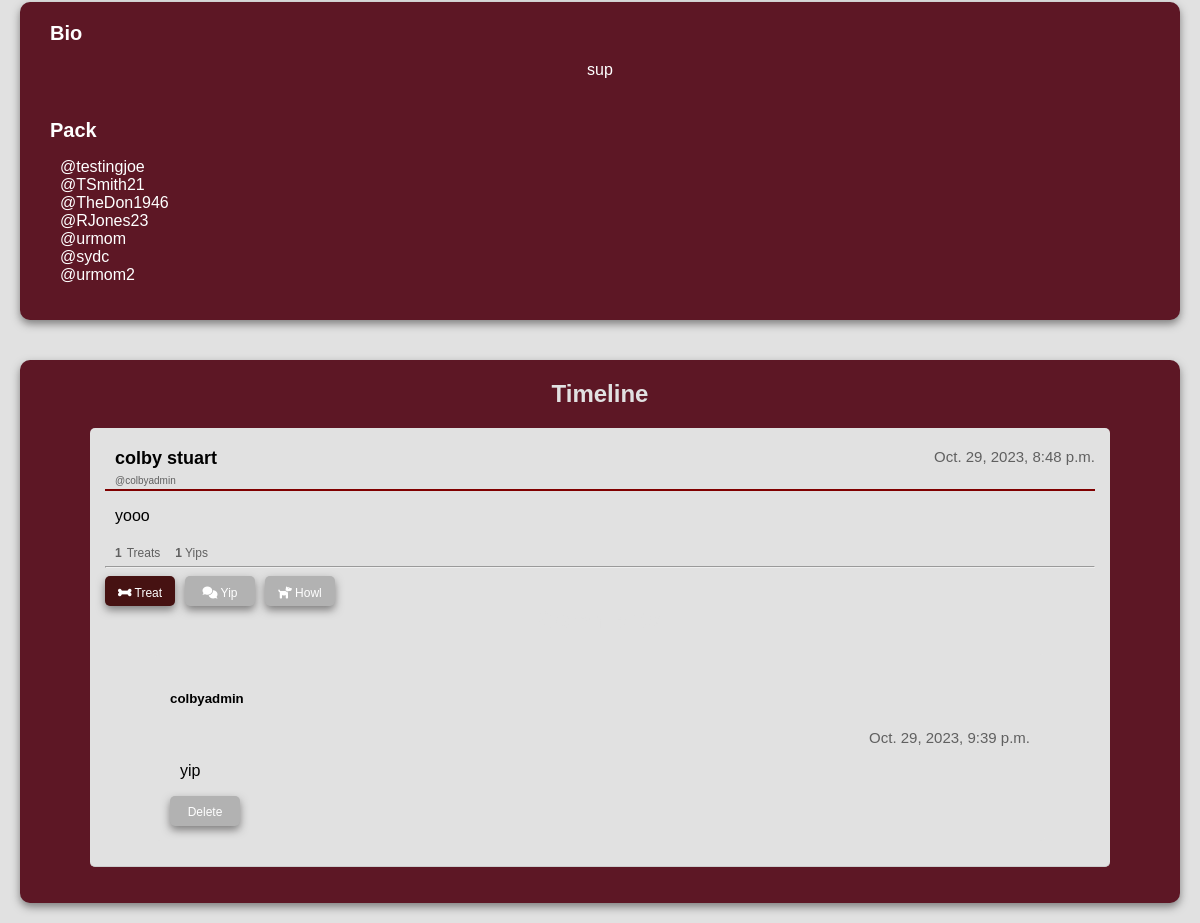
The app's page /main/profile/colbyadmin/ (signed in, lower part), older data.
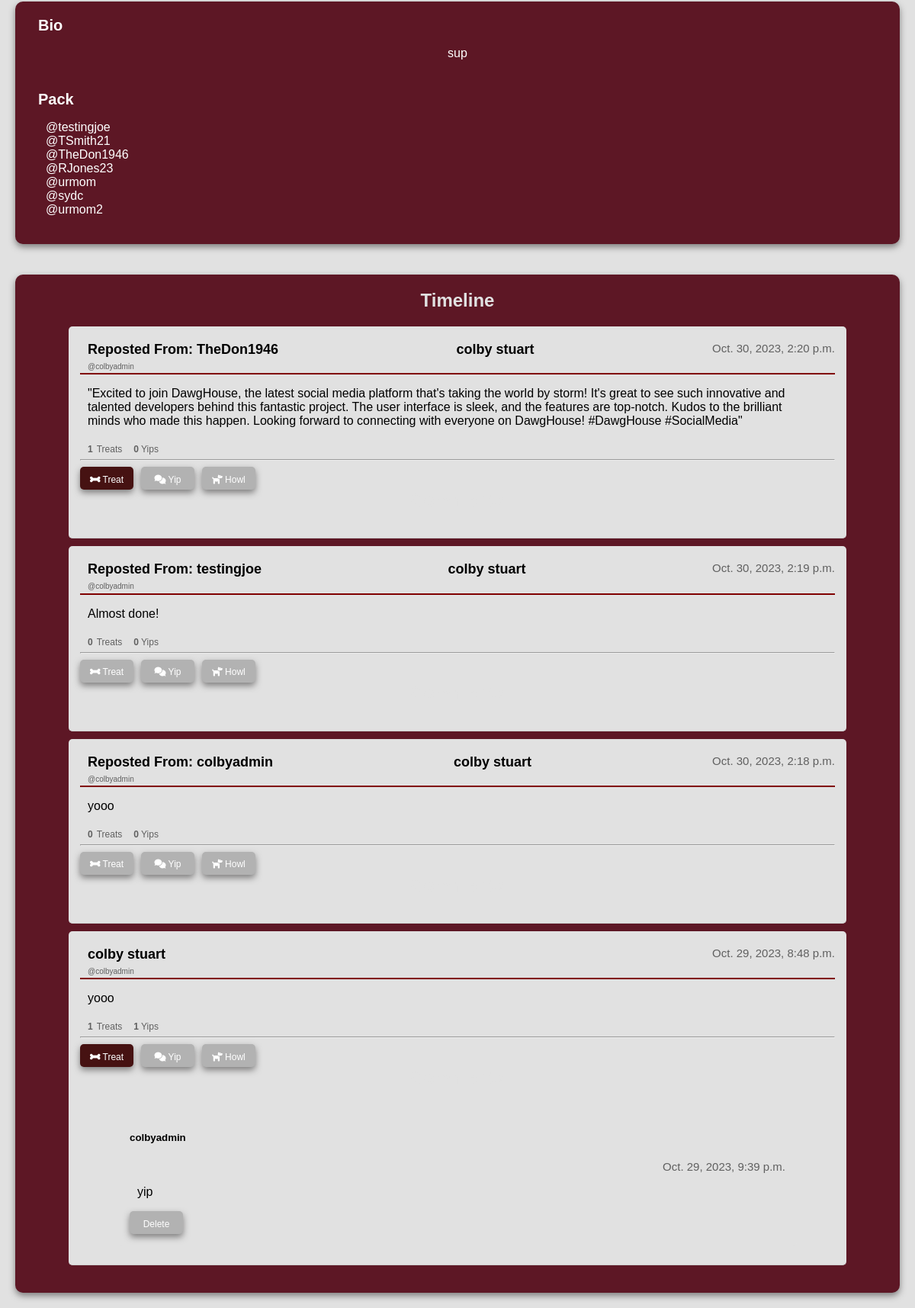
The same page, newer data.
### homepage/models.py (models this page shows, shortened)
class DawgHouseUser(AbstractBaseUser, PermissionsMixin):
    username = models.CharField(unique=True, max_length=30)
    first_name = models.CharField(max_length=30)
    last_name = models.CharField(max_length=30)
    bio = models.TextField(blank=True, max_length=200)
    friends = models.ManyToManyField("self", blank=True)
    is_staff = models.BooleanField(default=False)
    USERNAME_FIELD = "username"
    REQUIRED_FIELDS = ["first_name", "last_name"]
    objects = DawgHouseUserManager()

class Bark(models.Model):
    id = models.UUIDField(primary_key=True, default=uuid.uuid4)
    user = models.ForeignKey(settings.AUTH_USER_MODEL, on_delete=models.CASCADE)
    content = models.TextField()
    timestamp = models.DateTimeField(auto_now_add=True)
    num_likes = models.IntegerField(default=0)
    num_yips = models.IntegerField(default=0)
    num_howls = models.IntegerField(default=0)
    treated_by = models.ManyToManyField(
        DawgHouseUser, related_name="treats_given", blank=True
    )
    is_repost = models.BooleanField(default=False)
    original_bark=models.ForeignKey('self',null=True,blank=True, on_delete=models.SET_NULL)

class Comment(models.Model):
    bark = models.ForeignKey(Bark, related_name="comments", on_delete=models.CASCADE)
    name = models.ForeignKey(DawgHouseUser, on_delete=models.CASCADE)
    body = models.TextField()
    date_added = models.DateTimeField(auto_now_add=True)

### homepage/views.py (the view)
# urls.py: path("profile/<str:username>/", views.ProfileView, name="profile"),
def ProfileView(request, username):
    user = get_object_or_404(DawgHouseUser, username=username)
    friends_list = user.friends.all()
    barks = Bark.objects.filter(user=user).order_by("-timestamp")
    context = {"user": user, "barks": barks, "friends_list": friends_list}
    if user == request.user:
        return render(request, "user_profile.html", context)
    elif request.user in user.friends.all():
        return render(request, "friend_view.html", context)
    else:
        return render(request, "non_friend_view.html", context)

### homepage/templates/friend_view.html (shortened to what this page needs)
<!DOCTYPE html>
<html>
<head>
    {% load static %}
    <link rel="stylesheet" href="{% static 'friend.css' %}" />
    <link rel="stylesheet" href="https://cdnjs.cloudflare.com/ajax/libs/font-awesome/6.0.0/css/all.min.css">
</head>
<body>
    <div class="profile-content">
        <div class="profile-layout">
            <div class="bio-container">
                <strong>Bio</strong>
                <div class="display-bio">
                    <p id="bioText">{{ user.bio }}</p>
                </div>
                <div class="friends-list">
                    <strong>Pack</strong> {% if friends_list %}
                    <ul>
                        {% for friend in friends_list %}
                        <li>@{{ friend.username }}</li>
                        {% endfor %}
                    </ul>
                    {% else %}
                    <p>No friends yet!</p>
                    {% endif %}
                </div>
            </div>
        <div class="barks-container">
          <h2>Timeline</h2>
          <ul>
            {% for bark in barks %}
            <li class="bark">
              <div class="bark-header">
                {% if bark.is_repost %}
                <h3>Reposted From: {{ bark.original_bark.user.username }}</h3>
              {% endif %}
                  <h3>{{ user.first_name }} {{ user.last_name }}</h3>
                  <p class="timestamp">{{ bark.timestamp }}</p>
              </div>
              <h4>@{{ user.username }}</h4>
              <hr color="maroon">
              <div class="bark-content-display">
                <p id="bark-content-{{ bark.id }}">{{ bark.content }}</p>
              </div>
              <div class="counters-container">
                <h4 class="counters-container">
                  <strong>{{ bark.num_likes }}</strong> Treats
                  <span class="comment-counter"><strong>{{ bark.num_yips }}</strong> Yips</span>
                </h4>
              </div>
              <hr>
              <div class="button-container">
                <form action="{% url 'give_treat' bark.id user.username %}" method="post">
                  {% csrf_token %} {% if user in bark.treated_by.all %}
                  <button type="submit" style="background-color: rgb(70, 18, 18)"><i class="fa-solid fa-bone" style="color:white;"></i> Treat</button>
                  {% else %}
                  <button type="submit"><i class="fa-solid fa-bone" style="color:white;"></i> Treat</button>
                  {% endif %}
                </form>
                <button class="show-comment-input" data-bark-id="{{ bark.id }}"><i class="fa-solid fa-comments" style="color:white;"></i> Yip</button>
                <form method="POST" class="repost-form">
                  <button type="button" class="repost-button" data-bark-id="{{ bark.id }}">
                      <i class="fa-solid fa-dog" style="color:white;"></i> Howl
                  </button>
              </form>
              </div>
                  <div class="comments-container">
                    <h2>Comments</h2>
                    <ul id="comment-list">
                        {% for comment in bark.comments.all %}
                        <li class="comment">
                            <div class="comment-header">
                                <h5 class="username">{{ comment.name.username }}</h5>
                                <p class="timestamp">{{ comment.date_added }}</p>
                            </div>
                            <div class="comment-content-display">
                                <p>{{ comment.body }}</p>
                                <button class="delete-comment" data-comment-id="{{ comment.id }}">Delete</button>
                            </div>
                        </li>
                        {% endfor %}
                    </ul>
                </div>
            {% endfor %}
            </ul>
        </div>
    </div>
</body>
</html>

Row changes from the older to the newer data that the page shows:
added Bark: original_bark.user.username "TheDon1946", {{ user.first_name }} "colby", {{ user.last_name }} "stuart", timestamp "Oct. 30, 2023, 2:20 p.m.", {{ user.username }} "colbyadmin", content "\"Excited to join DawgHouse, the latest social media platform that's taking the world by storm! It's great to see such innovative and talented developers behind this fantastic project. The user interface is sleek, and the features are top-notch. Kudos to the brilliant minds who made this happen. Looking forward to connecting with everyone on DawgHouse! #DawgHouse #SocialMedia\"", num_likes "1", num_yips "0", shows "Treat"
added Bark: original_bark.user.username "testingjoe", {{ user.first_name }} "colby", {{ user.last_name }} "stuart", timestamp "Oct. 30, 2023, 2:19 p.m.", {{ user.username }} "colbyadmin", content "Almost done!", num_likes "0", num_yips "0", shows "Treat"
added Bark: original_bark.user.username "colbyadmin", {{ user.first_name }} "colby", {{ user.last_name }} "stuart", timestamp "Oct. 30, 2023, 2:18 p.m.", {{ user.username }} "colbyadmin", content "yooo", num_likes "0", num_yips "0", shows "Treat"
